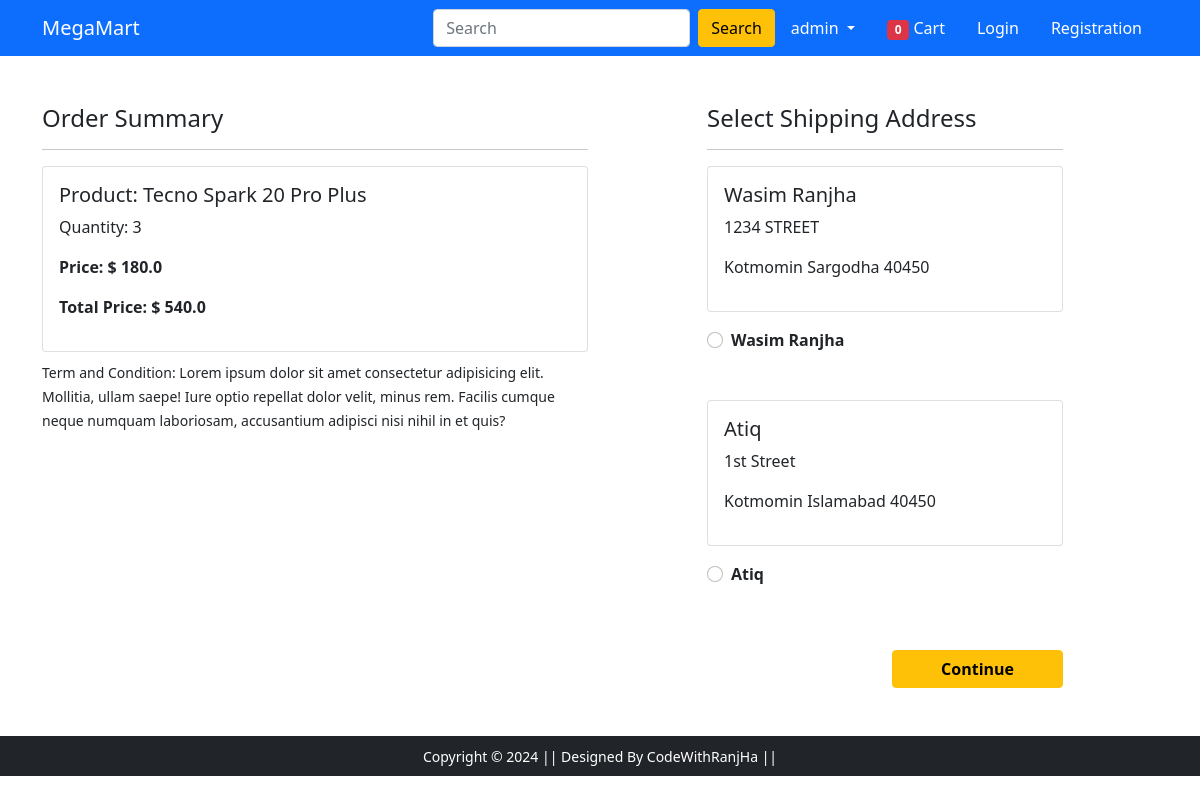
The app's page /checkout/3/3/ (signed in) with its own data.
### core/models.py (models this page shows, shortened)
class Product(models.Model):
    title = models.CharField(max_length=255)
    category = models.CharField(choices=CATEGORY, max_length=2)
    description = models.TextField()
    price = models.FloatField()
    discount_price = models.FloatField(blank=True, null=True)
    image = models.ImageField(upload_to='product_images')

class Customer(models.Model):
    STATE_CHOICES = [
        ('Sargodha', 'Sargodha'),
        ('Kot Momin', 'Kot Momin'),
        ('Islamabad', 'Islamabad'),
        ('Rawalpindi', 'Rawalpindi'),
        ('Faislabad', 'Faislabad'),
        ('Lahore', 'Lahore'),
    ]
    user = models.ForeignKey(User, on_delete=models.CASCADE)
    name = models.CharField(max_length=200)
    address = models.CharField(max_length=200)
    city = models.CharField(max_length=200)
    state = models.CharField(max_length=200, choices=STATE_CHOICES, null=True)
    zipcode = models.CharField(max_length=200)

### core/views.py (the view, shortened to what this page needs)
# urls.py: path('checkout/', views.checkout, name='checkout'),
@login_required(login_url='/login/')
def checkout(request, product_id=None, quantity=1):
    user = request.user
    addresses = Customer.objects.filter(user=user)
    if request.method == "POST":
        address_id = request.POST.get('customer_id')
        return redirect(reverse('order_placed') + f'?customer_id={address_id}&product_id={product_id}&quantity={quantity}')
    if product_id:
        product = get_object_or_404(Product, id=product_id)
        order_summary = [{
            'product': product,
            'quantity': quantity,
            'total_price': product.price * quantity,
        }]
        total_amount = product.price * quantity
    context = {
        'addresses': addresses,
        'order_summary': order_summary,
        'total_amount': total_amount,
        'product_id': product_id,
        'quantity': quantity,
    }
    return render(request, 'app/checkout.html', context)

### templates/app/checkout.html (shortened to what this page needs)
{% extends 'app/base.html' %}
{% load static %}
{% block main-content %}
<div class="container">
 <div class="row mt-5">
  <div class="col-sm-6">
    <h4>Order Summary</h4>
    <hr>
    {% for order_item in order_summary %}
    <div class="card mb-2">
      <div class="card-body">
        <h5>Product: {{ order_item.product.title }}</h5>
        <p>Quantity: {{ order_item.quantity }}</p>
        <p class="fw-bold">Price: $ {{ order_item.product.price }}</p>
        <p class="fw-bold">Total Price: $ {{ order_item.total_price }}</p>
      </div>
    </div>
    {% endfor %}
    <small>Term and Condition: Lorem ipsum dolor sit amet consectetur adipisicing elit. Mollitia, ullam saepe! Iure optio repellat dolor velit, minus rem. Facilis cumque neque numquam laboriosam, accusantium adipisci nisi nihil in et quis?</small>
  </div>
  <div class="col-sm-4 offset-sm-1">
    <h4>Select Shipping Address</h4>
    <hr>
    <form method="POST" action="">
      {% for address in addresses %}
      <div class="card mb-3">
        <div class="card-body">
          <h5>{{ address.name }}</h5>
          <p>{{ address.address }}</p>
          <p>{{ address.city }} {{ address.state }} {{ address.zipcode }}</p>
        </div>
      </div>
      <div class="form-check mt-2 mb-5">
        <input class="form-check-input" type="radio" name="customer_id" value="{{ address.id }}" required>
        <label class="form-check-label fw-bold" for="">{{ address.name }}</label>
      </div>
      {% endfor %}
      <div class="text-end">
        <button type="submit" class="btn btn-warning mt-3 px-5 fw-bold">Continue</button>
      </div>
    </form>
  </div>
 </div>
</div>
{% endblock main-content %}

### templates/app/base.html (shortened to what this page needs)
<!doctype html>
{% load static %}
<html lang="en">
  <head>
    <link href="https://cdn.jsdelivr.net/npm/bootstrap@5.0.0-beta1/dist/css/bootstrap.min.css" rel="stylesheet">
    <link rel="stylesheet" href="{% static 'app/css/owl.carousel.min.css' %}">
    <link rel="stylesheet" href="{% static 'app/css/all.min.css' %}">
    <link rel="stylesheet" href="{% static 'app/css/style.css' %}">
  </head>
  <body>
    <nav class="navbar navbar-expand-lg navbar-dark bg-primary">
     <div class="container">
       <a class="navbar-brand" href="/">MegaMart</a>
       <div class="collapse navbar-collapse" id="navbarSupportedContent">
         <form class="d-flex" method="post" action="{% url "search" %}">
           <input class="form-control me-2" name="search" type="search" placeholder="Search" aria-label="Search">
           <button class="btn btn-warning" type="submit">Search</button>
         </form>
         <div>
          <ul class="navbar-nav me-auto mb-2 mb-lg-0">
           <li class="nav-item dropdown mx-2">
              <a class="nav-link dropdown-toggle text-white" href="#" id="profileDropdown" role="button" data-bs-toggle="dropdown" aria-expanded="false">
                {{request.user.username}}
              </a>
            </li>
            {% if user.is_authenticated %}
            <li class="nav-item mx-2">
             <a href="{% url 'carts' %}" class="nav-link text-white"><span class="badge bg-danger" id="cart-count">{{ cart_count }}</span> Cart </a>
            </li>
            {% endif %}
            <li class="nav-item mx-2">
             <a href="{% url 'login' %}" class="nav-link text-white">Login</a>
            </li>
            <li class="nav-item mx-2">
             <a href="{% url 'customerregistration' %}" class="nav-link text-white">Registration</a>
            </li>
          </ul>
         </div>
       </div>
     </div>
    </nav>
    {% block main-content %} {% endblock main-content %}
    <footer class="container-fluid bg-dark text-center p-2 mt-5">
        <small class="text-white">Copyright &copy; 2024 || Designed By CodeWithRanjHa || </small>
    </footer>
  </body>
</html>

### records on screen
Product: product "Tecno Spark 20 Pro Plus", quantity "3", product.price "180.0", total_price "540.0"
Customer: name "Wasim Ranjha", address "1234 STREET", city "Kotmomin", state "Sargodha", zipcode "40450"
Customer: name "Atiq", address "1st Street", city "Kotmomin", state "Islamabad", zipcode "40450"

### other values on screen
{{ request.user.username }} "admin"
